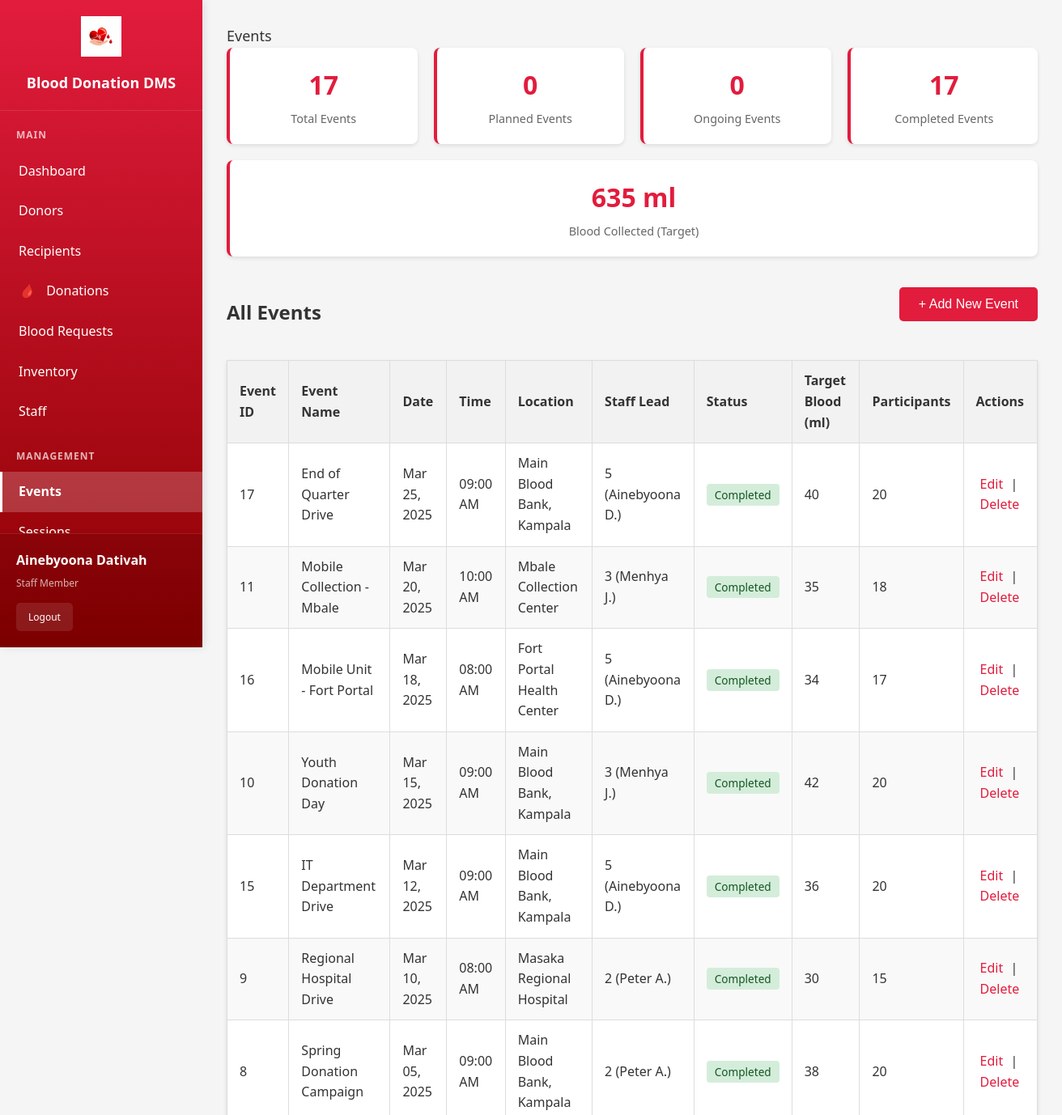
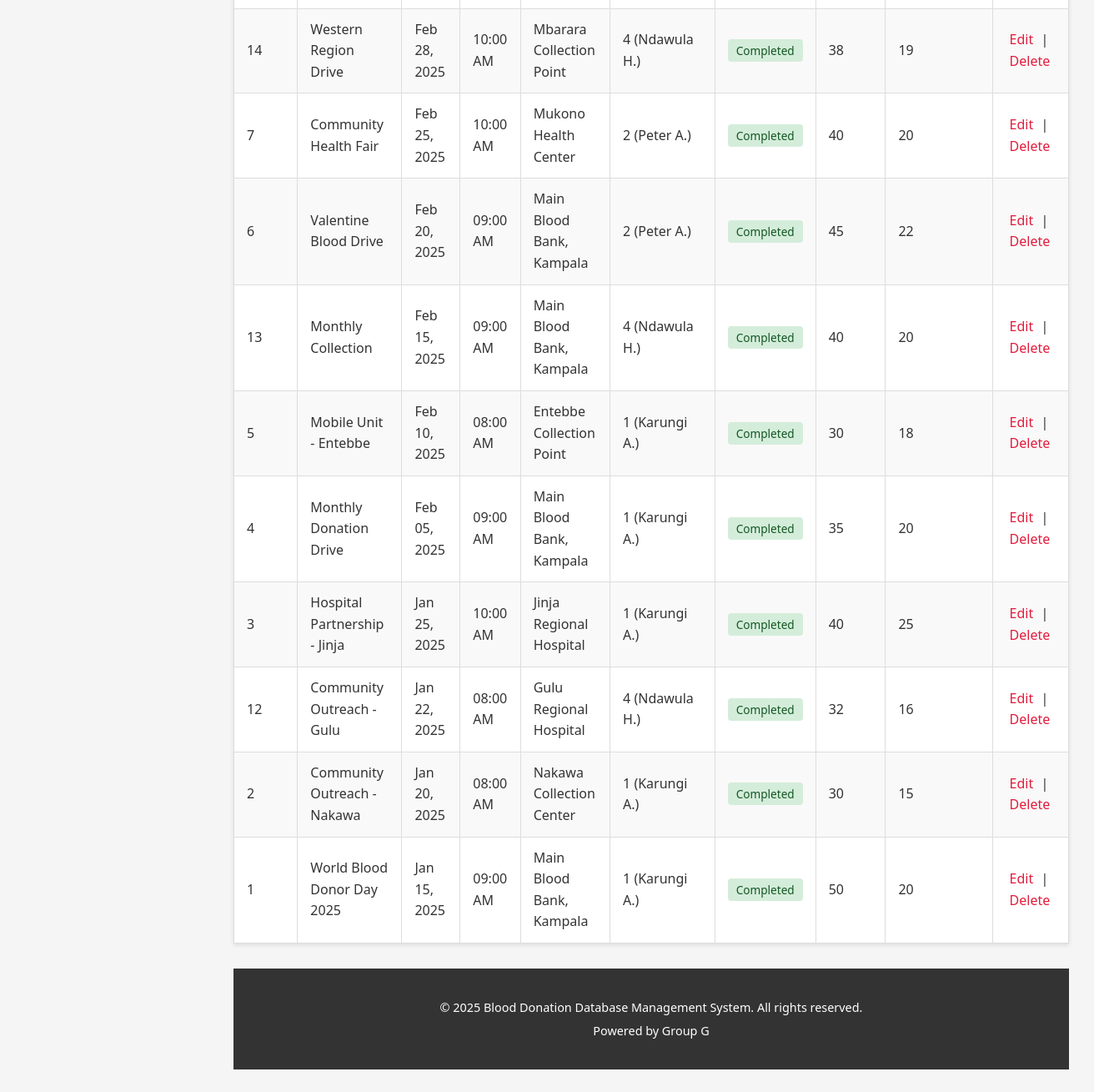
The app's page /events.php (signed in) with its own data (2 pictures, top to bottom).
### tables this page shows
CREATE TABLE IF NOT EXISTS `donation_event` (
  `event_id` int(10) unsigned NOT NULL AUTO_INCREMENT,
  `event_name` varchar(255) NOT NULL,
  `event_date` date NOT NULL,
  `start_time` time DEFAULT NULL,
  `location` varchar(255) DEFAULT NULL,
  `staff_id` int(10) unsigned DEFAULT NULL,
  `number_of_participants` int(10) unsigned DEFAULT NULL,
  `status` enum('Planned','Ongoing','Completed','Cancelled') DEFAULT 'Planned',
  `target_blood` int(10) unsigned DEFAULT NULL,
  `notes` text,
  PRIMARY KEY (`event_id`),
  KEY `idx_event_staff` (`staff_id`)
);

CREATE TABLE IF NOT EXISTS `staff` (
  `staff_id` int(10) unsigned NOT NULL AUTO_INCREMENT,
  `first_name` varchar(100) NOT NULL,
  `last_name` varchar(100) NOT NULL,
  `employee_id` varchar(50) NOT NULL,
  `username` varchar(50) NOT NULL,
  `position` varchar(100) DEFAULT NULL,
  `department` varchar(100) DEFAULT NULL,
  `phone_number` varchar(30) DEFAULT NULL,
  `email` varchar(255) DEFAULT NULL,
  `password` varchar(255) DEFAULT NULL,
  `hire_date` date DEFAULT NULL,
  `status` enum('Active','Inactive','On Leave') DEFAULT 'Active',
  `qualifications` text,
  `license_number` varchar(100) DEFAULT NULL,
  PRIMARY KEY (`staff_id`),
  UNIQUE KEY `uq_staff_employee` (`employee_id`),
  UNIQUE KEY `uq_staff_username` (`username`),
  UNIQUE KEY `uq_staff_email` (`email`)
);

### events.php (the view, shortened to what this page needs)
<?php
require_once 'config.php';
$edit_event = null;
$sql = "SELECT e.*, s.first_name, s.last_name
        FROM donation_event e
        LEFT JOIN staff s ON e.staff_id = s.staff_id
        ORDER BY e.event_date DESC";
$result = $conn->query($sql);
$events = $result->fetch_all(MYSQLI_ASSOC);
$stats_sql = "SELECT
    COUNT(*) as total_events,
    COUNT(CASE WHEN status = 'Planned' THEN 1 END) as planned_events,
    COUNT(CASE WHEN status = 'Ongoing' THEN 1 END) as ongoing_events,
    COUNT(CASE WHEN status = 'Completed' THEN 1 END) as completed_events,
    SUM(CASE WHEN status = 'Completed' THEN target_blood ELSE 0 END) as total_blood_collected
    FROM donation_event";
$stats_result = $conn->query($stats_sql);
$stats = $stats_result->fetch_assoc();
?>
<!DOCTYPE html>
<html lang="en">
<head>
    <link rel="stylesheet" href="style.css">
</head>
<body>
    <div class="dashboard-container">
        <div class="sidebar">
            <div class="sidebar-header">
                <img src="images/blood-drop-heart-logo.png" alt="Blood Donation DMS">
                <h2>Blood Donation DMS</h2>
            </div>
            <div class="sidebar-content">
                <nav class="sidebar-nav">
                    <div class="nav-section">
                        <div class="nav-section-title">Main</div>
                        <a href="index.php" class="nav-item">
                            Dashboard
                        </a>
                        <a href="donors.php" class="nav-item">
                            Donors
                        </a>
                        <a href="recipients.php" class="nav-item">
                            Recipients
                        </a>
                        <a href="donations.php" class="nav-item">
                            <i>🩸</i> Donations
                        </a>
                        <a href="requests.php" class="nav-item">
                            Blood Requests
                        </a>
                        <a href="inventory.php" class="nav-item">
                            Inventory
                        </a>
                        <a href="staff.php" class="nav-item">
                            Staff
                        </a>
                    </div>
                    <div class="nav-section">
                        <div class="nav-section-title">Management</div>
                        <a href="events.php" class="nav-item active">
                            Events
                        </a>
                        <a href="sessions.php" class="nav-item">
                            Sessions
                        </a>
            </div>
            </nav>
        </div>
            <div class="user-info">
                <div class="user-name"><?php echo htmlspecialchars($_SESSION['staff_name']); ?></div>
                <div class="user-role">Staff Member</div>
                <a href="logout.php" class="logout-btn">Logout</a>
            </div>
        </div>
        <div class="main-content">
            <div class="content-area">
                <div class="top-bar">
                    <div>
                        <span style="color: #333; font-size: 18px; font-weight: 500;">Events</span>
                    </div>
                </div>
        <div class="events-stats">
            <div class="stat-card">
                <p class="stat-number"><?php echo $stats['total_events']; ?></p>
                <p class="stat-label">Total Events</p>
            </div>
            <div class="stat-card">
                <p class="stat-number"><?php echo $stats['planned_events']; ?></p>
                <p class="stat-label">Planned Events</p>
            </div>
            <div class="stat-card">
                <p class="stat-number"><?php echo $stats['ongoing_events']; ?></p>
                <p class="stat-label">Ongoing Events</p>
            </div>
            <div class="stat-card">
                <p class="stat-number"><?php echo $stats['completed_events']; ?></p>
                <p class="stat-label">Completed Events</p>
            </div>
            <div class="stat-card">
                <p class="stat-number"><?php echo number_format($stats['total_blood_collected']); ?> ml</p>
                <p class="stat-label">Blood Collected (Target)</p>
            </div>
        </div>
        <section class="mb-30">
            <div class="section-header">
                <h2>All Events</h2>
                <button class="btn-add-event" onclick="toggleForm()">
                    <?php echo $edit_event ? 'Cancel Edit' : '+ Add New Event'; ?>
                </button>
            </div>
            <div class="data-table-container">
                <table class="data-table">
                    <thead>
                        <tr>
                            <th>Event ID</th>
                            <th>Event Name</th>
                            <th>Date</th>
                            <th>Time</th>
                            <th>Location</th>
                            <th>Staff Lead</th>
                            <th>Status</th>
                            <th>Target Blood (ml)</th>
                            <th>Participants</th>
                            <th>Actions</th>
                        </tr>
                    </thead>
                    <tbody>
                        <?php if (empty($events)): ?>
                            <tr>
                                <td colspan="10" style="text-align: center; padding: 40px; color: #666;">
                                    <p>No events found in database. Add your first event below!</p>
                                </td>
                            </tr>
                        <?php else: ?>
                            <?php foreach ($events as $event): ?>
                            <tr>
                                <td><?php echo $event['event_id']; ?></td>
                                <td><?php echo htmlspecialchars($event['event_name']); ?></td>
                                <td><?php echo date('M d, Y', strtotime($event['event_date'])); ?></td>
                                <td><?php echo $event['start_time'] ? date('h:i A', strtotime($event['start_time'])) : 'N/A'; ?></td>
                                <td><?php echo htmlspecialchars($event['location']); ?></td>
                                <td>
                                    <?php
                                    if ($event['staff_id']) {
                                        echo $event['staff_id'] . ' (' . htmlspecialchars($event['first_name'] . ' ' . substr($event['last_name'], 0, 1) . '.') . ')';
                                    } else {
                                        echo 'N/A';
                                    }
                                    ?>
                                </td>
                                <td>
                                    <span class="status-badge status-<?php echo strtolower($event['status']); ?>">
                                        <?php echo $event['status']; ?>
                                    </span>
                                </td>
                                <td><?php echo $event['target_blood'] ? number_format($event['target_blood']) : 'N/A'; ?></td>
                                <td><?php echo $event['number_of_participants'] ? $event['number_of_participants'] : 'N/A'; ?></td>
                                <td class="action-links">
                                    <a href="events.php?action=edit&id=<?php echo $event['event_id']; ?>">Edit</a> |
                                    <a href="events.php?action=delete&id=<?php echo $event['event_id']; ?>"
                                       onclick="return confirm('Are you sure you want to delete this event?')">Delete</a>
                                </td>
                            </tr>
                            <?php endforeach; ?>
                        <?php endif; ?>
                    </tbody>
                </table>
            </div>
        </section>
    <footer class="main-footer">
        <div class="container">
            <p>&copy; <?php echo date("Y"); ?> Blood Donation Database Management System. All rights reserved.</p>
            <p>Powered by Group G</p>
        </div>
    </footer>
            </div>
        </div>
    </div>
</body>
</html>

### style.css (style rules this page uses)
body { font-family: Arial, sans-serif; margin: 0; padding: 0; background-color: #f8f8f8; color: #333; line-height: 1.6; }
.container { max-width: 1200px; margin: 0 auto; padding: 0 20px; }
.main-footer { background-color: #333; color: #fff; padding: 30px 0; text-align: center; font-size: 0.9em; }
.main-footer p { margin: 5px 0; }
.data-table { width: 100%; border-collapse: collapse; margin-bottom: 30px; background-color: #fff; box-shadow: 0 2px 5px rgba(0,0,0,0.1); }
.data-table th, .data-table td { border: 1px solid #ddd; padding: 12px 15px; text-align: left; }
.data-table th { background-color: #f2f2f2; font-weight: bold; color: #333; }
.data-table tr:nth-child(even) { background-color: #f9f9f9; }
.mb-30 { margin-bottom: 30px; }

### events.php (style rules this page uses)
body { margin: 0; padding: 0; font-family: 'Segoe UI', Tahoma, Geneva, Verdana, sans-serif; background: #f5f5f5; }
.dashboard-container { display: flex; min-height: 100vh; }
.sidebar { width: 250px; background: linear-gradient(180deg, #E21C3D 0%, #8B0000 100%); color: white; position: fixed; height: 100vh; display: flex; flex-direction: column; z-index: 1000; box-shadow: 2px 0 10px rgba(0,0,0,0.1); }
.sidebar-header { padding: 20px; text-align: center; border-bottom: 1px solid rgba(255,255,255,0.1); }
.sidebar-header img { width: 50px; height: 50px; margin-bottom: 10px; }
.sidebar-header h2 { margin: 0; font-size: 18px; font-weight: 600; }
.sidebar-content { flex: 1; overflow-y: auto; }
.sidebar-nav { flex: 1; padding: 20px 0; overflow-y: auto; }
.nav-section { margin-bottom: 20px; }
.nav-section-title { padding: 0 20px 10px 20px; font-size: 12px; font-weight: bold; text-transform: uppercase; color: rgba(255,255,255,0.7); letter-spacing: 1px; }
.nav-item { display: block; padding: 12px 20px; color: white; text-decoration: none; transition: all 0.3s ease; border-left: 3px solid transparent; }
.nav-item.active { background: rgba(255,255,255,0.2); border-left-color: #fff; font-weight: 600; }
.nav-item i { margin-right: 10px; font-size: 16px; }
.user-info { padding: 20px; border-top: 1px solid rgba(255,255,255,0.1); background: rgba(0,0,0,0.1); }
.user-name { font-weight: 600; margin-bottom: 5px; }
.user-role { font-size: 12px; color: rgba(255,255,255,0.7); margin-bottom: 15px; }
.logout-btn { display: inline-block; padding: 8px 15px; background: rgba(255,255,255,0.1); color: white; text-decoration: none; border-radius: 5px; font-size: 12px; transition: background 0.3s ease; }
.main-content { flex: 1; margin-left: 250px; background: #f5f5f5; min-height: 100vh; }
.content-area { padding: 30px; }
.events-stats { display: flex; gap: 20px; margin-bottom: 30px; flex-wrap: wrap; }
.stat-card { background: #fff; padding: 20px; border-radius: 8px; box-shadow: 0 2px 5px rgba(0,0,0,0.1); text-align: center; border-left: 4px solid #E21C3D; flex: 1; min-width: 180px; }
.stat-number { font-size: 2em; font-weight: bold; color: #E21C3D; margin: 0; }
.stat-label { font-size: 0.9em; color: #666; margin: 5px 0 0 0; }
.status-badge { padding: 4px 10px; border-radius: 4px; font-size: 0.85em; font-weight: 500; }
.status-completed { background: #d4edda; color: #155724; }
.action-links a { margin: 0 5px; color: #E21C3D; text-decoration: none; }
.btn-add-event { background: #E21C3D; color: white; padding: 12px 24px; border: none; border-radius: 5px; cursor: pointer; font-size: 1em; margin-bottom: 20px; text-decoration: none; display: inline-block; }
.section-header { display: flex; justify-content: space-between; align-items: center; margin-bottom: 20px; }

### records on screen
donation_event: event_id "17", event_name "End of Quarter Drive", event_date "Mar 25, 2025", start_time "09:00 AM", location "Main Blood Bank, Kampala", staff "5", staff.last_name "Ainebyoona D.", status "Completed", target_blood "40", number_of_participants "20"
donation_event: event_id "11", event_name "Mobile Collection - Mbale", event_date "Mar 20, 2025", start_time "10:00 AM", location "Mbale Collection Center", staff "3", staff.last_name "Menhya J.", status "Completed", target_blood "35", number_of_participants "18"
donation_event: event_id "16", event_name "Mobile Unit - Fort Portal", event_date "Mar 18, 2025", start_time "08:00 AM", location "Fort Portal Health Center", staff "5", staff.last_name "Ainebyoona D.", status "Completed", target_blood "34", number_of_participants "17"
donation_event: event_id "10", event_name "Youth Donation Day", event_date "Mar 15, 2025", start_time "09:00 AM", location "Main Blood Bank, Kampala", staff "3", staff.last_name "Menhya J.", status "Completed", target_blood "42", number_of_participants "20"
donation_event: event_id "15", event_name "IT Department Drive", event_date "Mar 12, 2025", start_time "09:00 AM", location "Main Blood Bank, Kampala", staff "5", staff.last_name "Ainebyoona D.", status "Completed", target_blood "36", number_of_participants "20"
donation_event: event_id "9", event_name "Regional Hospital Drive", event_date "Mar 10, 2025", start_time "08:00 AM", location "Masaka Regional Hospital", staff "2", staff.last_name "Peter A.", status "Completed", target_blood "30", number_of_participants "15"
donation_event: event_id "8", event_name "Spring Donation Campaign", event_date "Mar 05, 2025", start_time "09:00 AM", location "Main Blood Bank, Kampala", staff "2", staff.last_name "Peter A.", status "Completed", target_blood "38", number_of_participants "20"
donation_event: event_id "14", event_name "Western Region Drive", event_date "Feb 28, 2025", start_time "10:00 AM", location "Mbarara Collection Point", staff "4", staff.last_name "Ndawula H.", status "Completed", target_blood "38", number_of_participants "19"
donation_event: event_id "7", event_name "Community Health Fair", event_date "Feb 25, 2025", start_time "10:00 AM", location "Mukono Health Center", staff "2", staff.last_name "Peter A.", status "Completed", target_blood "40", number_of_participants "20"
donation_event: event_id "6", event_name "Valentine Blood Drive", event_date "Feb 20, 2025", start_time "09:00 AM", location "Main Blood Bank, Kampala", staff "2", staff.last_name "Peter A.", status "Completed", target_blood "45", number_of_participants "22"
donation_event: event_id "13", event_name "Monthly Collection", event_date "Feb 15, 2025", start_time "09:00 AM", location "Main Blood Bank, Kampala", staff "4", staff.last_name "Ndawula H.", status "Completed", target_blood "40", number_of_participants "20"
donation_event: event_id "5", event_name "Mobile Unit - Entebbe", event_date "Feb 10, 2025", start_time "08:00 AM", location "Entebbe Collection Point", staff "1", staff.last_name "Karungi A.", status "Completed", target_blood "30", number_of_participants "18"
donation_event: event_id "4", event_name "Monthly Donation Drive", event_date "Feb 05, 2025", start_time "09:00 AM", location "Main Blood Bank, Kampala", staff "1", staff.last_name "Karungi A.", status "Completed", target_blood "35", number_of_participants "20"
donation_event: event_id "3", event_name "Hospital Partnership - Jinja", event_date "Jan 25, 2025", start_time "10:00 AM", location "Jinja Regional Hospital", staff "1", staff.last_name "Karungi A.", status "Completed", target_blood "40", number_of_participants "25"
donation_event: event_id "12", event_name "Community Outreach - Gulu", event_date "Jan 22, 2025", start_time "08:00 AM", location "Gulu Regional Hospital", staff "4", staff.last_name "Ndawula H.", status "Completed", target_blood "32", number_of_participants "16"
donation_event: event_id "2", event_name "Community Outreach - Nakawa", event_date "Jan 20, 2025", start_time "08:00 AM", location "Nakawa Collection Center", staff "1", staff.last_name "Karungi A.", status "Completed", target_blood "30", number_of_participants "15"
donation_event: event_id "1", event_name "World Blood Donor Day 2025", event_date "Jan 15, 2025", start_time "09:00 AM", location "Main Blood Bank, Kampala", staff "1", staff.last_name "Karungi A.", status "Completed", target_blood "50", number_of_participants "20"

### other values on screen
$_SESSION['staff_name'] "Ainebyoona Dativah"
$stats['total_events'] "17"
$stats['planned_events'] "0"
$stats['ongoing_events'] "0"
$stats['completed_events'] "17"
$stats['total_blood_collected'] "635"
